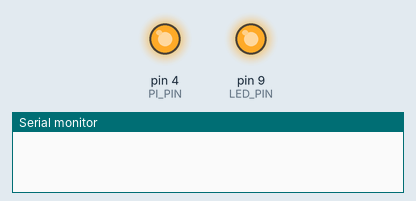
A sketch run on a simulated Arduino Uno, built with avr-gcc and run on an emulated ATmega328P. Shown: output pins drawn as LEDs (lit = HIGH), the last lines printed to the serial monitor. The local clock reads 2024-03-15 10:24:30 at power-on unless the sketch sets it.

Above: at 0.1 s.
At 48.3 s:
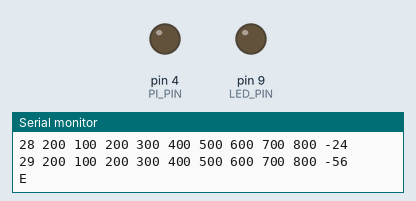
Timing chart, 0 to 129.8 s (numbered marks = the images above):
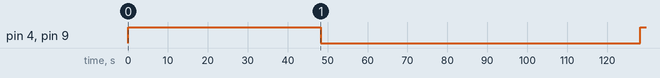

Measured:
- by itself, pin 4 (PI_PIN), pin 9 (LED_PIN): LOW → HIGH at 0.00 s, → LOW 48.2 s later, → HIGH 80.0 s later

The sketch:

test_mosfet.ino
```cpp
#include <TimeLib.h>
#include <Wire.h>
#include <DS1307RTC.h>
#include <LowPower.h>

//The pin used to control the MOSFET which turns power to the Raspberry Pi on and off
#define PI_PIN  4

//Pin 9 is used to control the onboard LED
#define LED_PIN 9

void setup() {

  Serial.begin(115200);

  //OUTPUT and LOW mean that the MOSFET is off
  pinMode(PI_PIN, OUTPUT);
  digitalWrite(PI_PIN, LOW);

  //OUTPUT and LOW mean that the LED is off
  pinMode(LED_PIN, OUTPUT);
  digitalWrite(LED_PIN, LOW);

  setSyncProvider(RTC.get);

  fetch_time();

}

void loop() {

  byte i;

  fetch_time();

  //Turn on power to the pi
  digitalWrite(PI_PIN, HIGH);

  //Turn on the LED
  digitalWrite(LED_PIN, HIGH);

  //Go to sleep for a bit
  for(i=0; i<4; i++) {
      LowPower.powerDown(SLEEP_8S, ADC_OFF, BOD_ON);
  }

  //Send fake data to the pi
  send_timestamp();

  Serial.println("a b c d e f g h");
  delay(120);
  Serial.println("28 200 100 200 300 400 500 600 700 800 -24");
  delay(120);
  Serial.println("29 200 100 200 300 400 500 600 700 800 -56");

  //Send End flag
  Serial.println("E");
  Serial.flush();

  //Sleep for a bit to let Pi shut down
  for(i=0; i<2; i++) {
    LowPower.powerDown(SLEEP_8S, ADC_OFF, BOD_ON);
  }

  //Turn off power to the pi
  digitalWrite(PI_PIN, LOW);

  //Turn off the LED
  digitalWrite(LED_PIN, LOW);

  //Sleep to simulate gap between readings
  for(i=0; i<10; i++) {
    LowPower.powerDown(SLEEP_8S, ADC_OFF, BOD_ON);
  }

}

void send_timestamp() {

  fetch_time();

  time_t curr_time = now();

  Serial.print("T");                                //RPi looks for the "T" to know that it's a timestamp

  Serial.print(hour(curr_time));
  Serial.print(":");
  Serial.print(minute(curr_time));
  Serial.print(":");
  Serial.print(second(curr_time));
  Serial.print("_");
  Serial.print(day(curr_time));
  Serial.print("-");
  Serial.print(month(curr_time));
  Serial.print("-");
  Serial.print(year(curr_time));
  Serial.println();

}

/*
 * Request the current time from the DS1307 real time clock.
 */
void fetch_time() {

  setTime(RTC.get());
}
```
